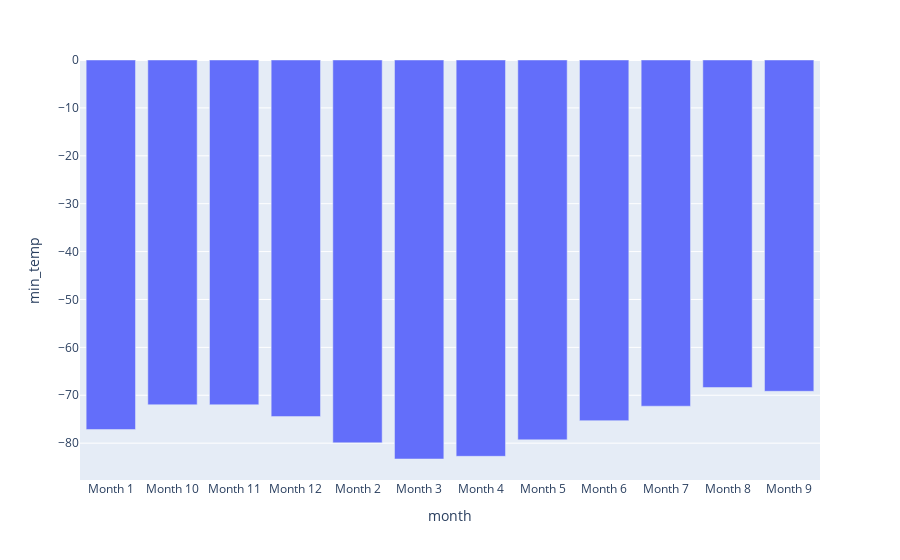

Notebook code cell kept with this figure:
### Code cell
# Plot a bar chart of the average min_temp by month
bar = px.bar(nf_avgTemp, y='min_temp')
bar.update_layout(xaxis ={'categoryorder' : 'total descending'})
#bar.show()

### Figure 1 — Plotly figure (JSON) as saved in the notebook; plotly's stock layout.template omitted (floating-point values rounded to 4 significant figures)
{"data": [{"alignmentgroup": "True", "hovertemplate": "month=%{x}<br>min_temp=%{y}<extra></extra>", "legendgroup": "", "marker": {"color": "#636efa", "pattern": {"shape": ""}}, "name": "", "offsetgroup": "", "orientation": "v", "showlegend": false, "textposition": "auto", "type": "bar", "x": ["Month 1", "Month 10", "Month 11", "Month 12", "Month 2", "Month 3", "Month 4", "Month 5", "Month 6", "Month 7", "Month 8", "Month 9"], "xaxis": "x", "y": [-77.16, -71.98, -71.99, -74.45, -79.93, -83.31, -82.75, -79.31, -75.3, -72.28, -68.38, -69.17], "yaxis": "y"}], "layout": {"autosize": true, "barmode": "relative", "legend": {"tracegroupgap": 0}, "margin": {"t": 60}, "xaxis": {"anchor": "y", "autorange": true, "domain": [0, 1], "range": [-0.5, 11.5], "title": {"text": "month"}, "type": "category"}, "yaxis": {"anchor": "x", "autorange": true, "domain": [0, 1], "range": [-87.69, 0], "title": {"text": "min_temp"}, "type": "linear"}}}
